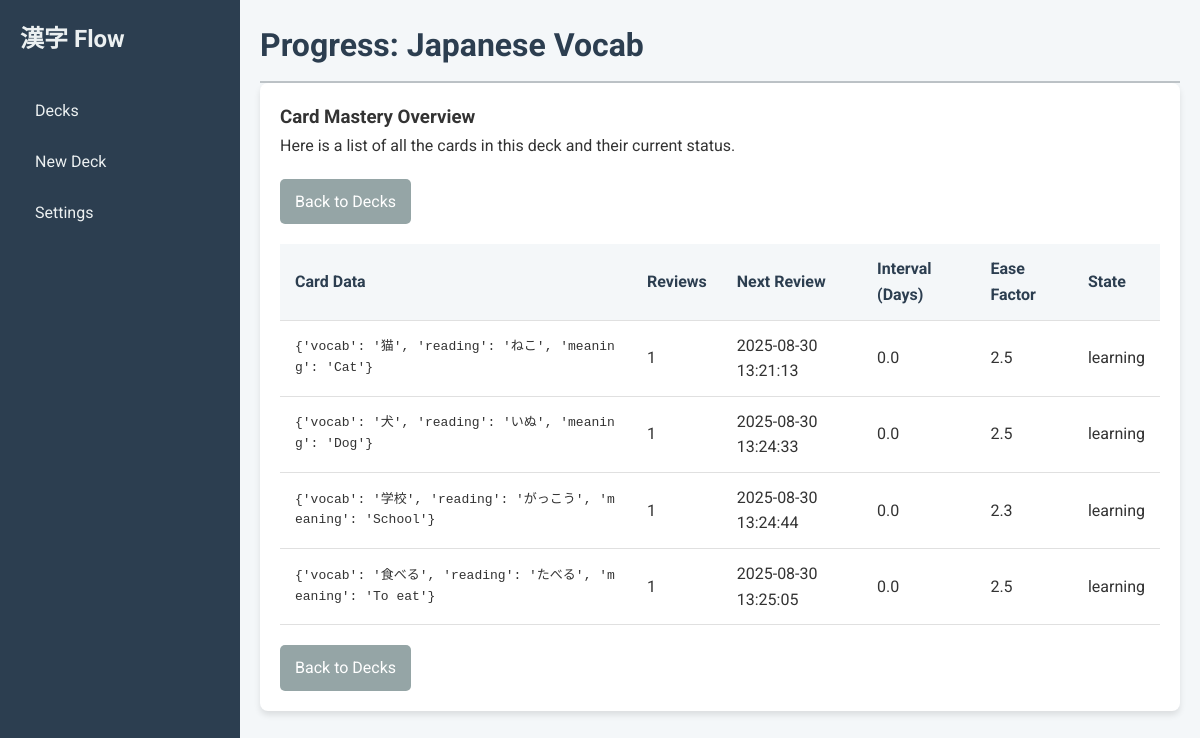
The page /progress/2 on the database as committed earlier.
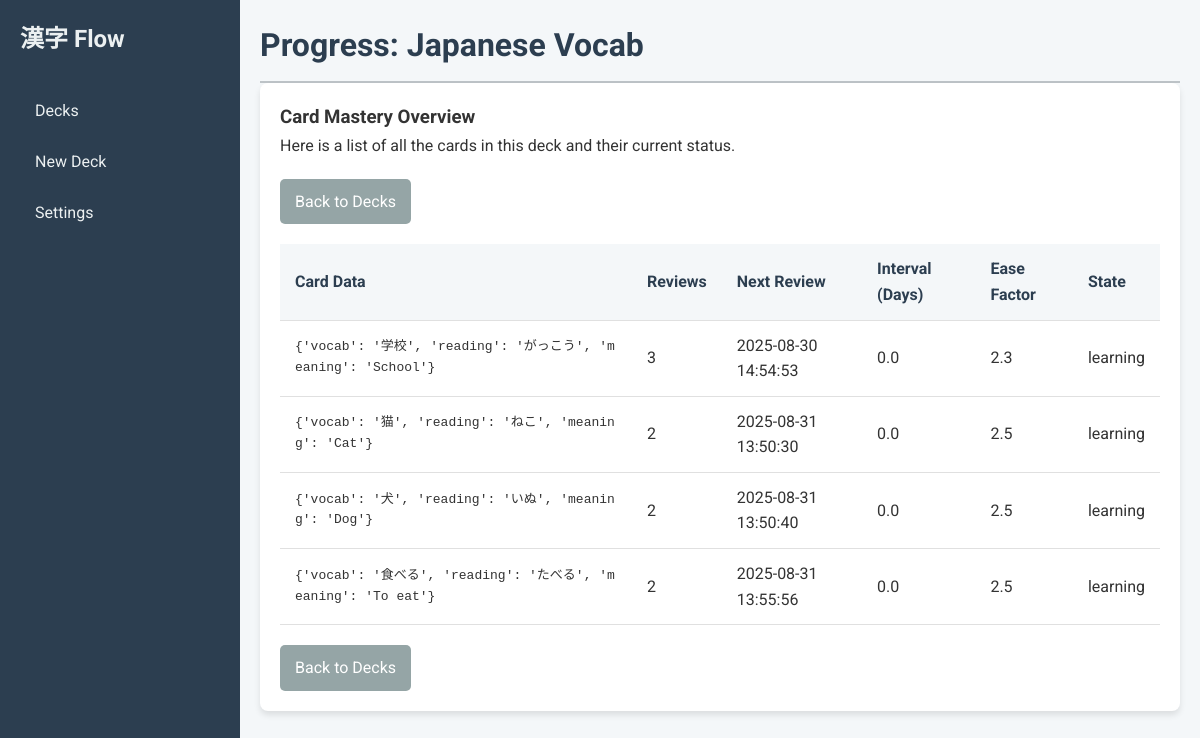
The same page on the database as committed later.
### tables this page shows
CREATE TABLE decks (
            id INTEGER PRIMARY KEY AUTOINCREMENT,
            name TEXT NOT NULL UNIQUE,
            card_template TEXT NOT NULL,
            card_css TEXT NOT NULL,
            new_cards_per_day INTEGER,
            max_reviews_per_day INTEGER,
            learning_steps TEXT,
            graduating_interval INTEGER
        );

CREATE TABLE cards (
            id INTEGER PRIMARY KEY AUTOINCREMENT,
            deck_id INTEGER NOT NULL,
            data TEXT NOT NULL, -- Storing card data as a JSON string
            next_review_date TEXT,
            interval_days REAL DEFAULT 0.0,
            ease_factor REAL DEFAULT 2.5,
            reviews INTEGER DEFAULT 0,
            last_reviewed_date TEXT,
            state TEXT NOT NULL DEFAULT 'new', -- 'new', 'learning', 'review'
            learning_step INTEGER NOT NULL DEFAULT 0,
            introduction_date TEXT,
            FOREIGN KEY(deck_id) REFERENCES decks(id)
        );

### app/main.py (the view)
@app.get("/progress/{deck_id}", response_class=HTMLResponse)
async def deck_progress(request: Request, deck_id: int, db: sqlite3.Connection = Depends(get_database)):
    deck = crud.get_deck(db, deck_id)
    if not deck:
        return RedirectResponse(url="/decks")
    all_cards = crud.get_all_cards_in_deck(db, deck_id)
    all_cards_sorted = sorted(all_cards, key=lambda c: c.next_review_date)
    return templates.TemplateResponse("progress_deck.html", {"request": request, "deck": deck, "all_cards": all_cards_sorted})

### templates/progress_deck.html
{% extends "base.html" %}
{% block page_title %}Progress: {{ deck.name }}{% endblock %}
{% block content %}
    <div class="card">
        <h3>Card Mastery Overview</h3>
        <p>Here is a list of all the cards in this deck and their current status.</p>
        <a href="/decks" class="btn btn-secondary" style="margin-top: 20px;">Back to Decks</a>
        {% if all_cards %}
            <table class="progress-table">
                <thead>
                    <tr>
                        <th style="width: 40%;">Card Data</th>
                        <th>Reviews</th>
                        <th>Next Review</th>
                        <th>Interval (Days)</th>
                        <th>Ease Factor</th>
                        <th>State</th>
                    </tr>
                </thead>
                <tbody>
                    {% for card in all_cards %}
                        <tr>
                            <td><pre style="white-space: pre-wrap; word-break: break-all; margin: 0; font-family: monospace;">{{ card.data }}</pre></td>
                            <td>{{ card.reviews }}</td>
                            <td>{{ card.next_review_date.strftime('%Y-%m-%d %H:%M:%S') if card.next_review_date else 'N/A' }}</td>
                            <td>{{ card.interval_days|round(1) }}</td>
                            <td>{{ card.ease_factor|round(2) }}</td>
                            <td>{{ card.state }}</td>
                        </tr>
                    {% endfor %}
                </tbody>
            </table>
        {% else %}
            <p>This deck doesn't have any cards yet.</p>
        {% endif %}
        <a href="/decks" class="btn btn-secondary" style="margin-top: 20px;">Back to Decks</a>
    </div>
{% endblock %}

### templates/base.html (shortened to what this page needs)
<!DOCTYPE html>
<html lang="en">
<head>
    <link rel="stylesheet" href="/static/css/style.css">
</head>
<body>
    <div class="container">
        <aside class="sidebar">
            <div class="logo">
                <span>漢字 Flow</span>
            </div>
            <nav>
                <ul>
                    <li><a href="/decks">Decks</a></li>
                    <li><a href="/add_deck">New Deck</a></li>
                    <li><a href="/settings">Settings</a></li>
                </ul>
            </nav>
        </aside>
        <main class="content">
            <header class="header">
                <h1>{% block page_title %}{% endblock %}</h1>
            </header>
            <div class="main-content-area">
                {% block content %}{% endblock %}
            </div>
        </main>
    </div>
</body>
</html>

### static/css/style.css (style rules this page uses)
* { box-sizing: border-box; margin: 0; }
body { font-family: 'Roboto', 'Noto Sans JP', sans-serif; background-color: #f4f7f9; color: #333; line-height: 1.6; }
.container { display: flex; }
.sidebar { width: 20%; max-width: 290px; min-width: 240px; flex-shrink: 0; background-color: #2c3e50; color: #ecf0f1; height: 100vh; padding: 20px; position: sticky; top: 0; }
.content { flex-grow: 1; padding: 20px; height: 100vh; overflow-y: auto; }
.sidebar .logo { display: flex; align-items: center; margin-bottom: 30px; }
.sidebar .logo span { font-size: 1.5em; font-weight: 700; }
.sidebar nav ul { list-style-type: none; padding: 0; }
.sidebar nav ul li a { color: #ecf0f1; text-decoration: none; display: block; padding: 10px 15px; border-radius: 5px; margin-bottom: 5px; transition: background-color 0.3s; }
.header h1 { color: #2c3e50; border-bottom: 2px solid #bdc3c7; padding-bottom: 10px; }
.card { background-color: #ffffff; border-radius: 8px; box-shadow: 0 4px 6px rgba(0, 0, 0, 0.1); padding: 20px; margin-bottom: 20px; }
.btn { padding: 10px 15px; border: none; border-radius: 5px; cursor: pointer; font-size: 1em; text-decoration: none; display: inline-block; margin-right: 10px; }
.btn-secondary { background-color: #95a5a6; color: white; }
.progress-table { width: 100%; border-collapse: collapse; margin-top: 20px; }
.progress-table th, .progress-table td { padding: 12px 15px; text-align: left; border-bottom: 1px solid #e0e0e0; }
.progress-table th { background-color: #f4f7f9; font-weight: 700; color: #2c3e50; }

Rows that differ between the two databases and show on the page:
changed cards (number 1 of 4 on the later page): reviews "1" → "3"; next_review_date "2025-08-30 13:24:44" → "2025-08-30 14:54:53"; moves up the list
changed cards (number 2 of 4 on the later page): reviews "1" → "2"; next_review_date "2025-08-30 13:21:13" → "2025-08-31 13:50:30"
changed cards (number 3 of 4 on the later page): reviews "1" → "2"; next_review_date "2025-08-30 13:24:33" → "2025-08-31 13:50:40"
changed cards (number 4 of 4 on the later page): reviews "1" → "2"; next_review_date "2025-08-30 13:25:05" → "2025-08-31 13:55:56"
